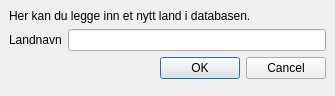
<?xml version="1.0" encoding="UTF-8"?>
<!--
Copyright (c) 2017, Anders Bolt-Evensen
All rights reserved.

Redistribution and use in source and binary forms, with or without
modification, are permitted provided that the following conditions are met:
    1. Redistributions of source code must retain the above copyright
       notice, this list of conditions and the following disclaimer.
    2. Redistributions in binary form must reproduce the above copyright
       notice, this list of conditions and the following disclaimer in the
       documentation and/or other materials provided with the distribution.

THIS SOFTWARE IS PROVIDED BY THE COPYRIGHT HOLDERS AND CONTRIBUTORS "AS IS" AND
ANY EXPRESS OR IMPLIED WARRANTIES, INCLUDING, BUT NOT LIMITED TO, THE IMPLIED
WARRANTIES OF MERCHANTABILITY AND FITNESS FOR A PARTICULAR PURPOSE ARE
DISCLAIMED. IN NO EVENT SHALL ANDERS BOLT-EVENSEN BE LIABLE FOR ANY
DIRECT, INDIRECT, INCIDENTAL, SPECIAL, EXEMPLARY, OR CONSEQUENTIAL DAMAGES
(INCLUDING, BUT NOT LIMITED TO, PROCUREMENT OF SUBSTITUTE GOODS OR SERVICES;
LOSS OF USE, DATA, OR PROFITS; OR BUSINESS INTERRUPTION) HOWEVER CAUSED AND
ON ANY THEORY OF LIABILITY, WHETHER IN CONTRACT, STRICT LIABILITY, OR TORT
(INCLUDING NEGLIGENCE OR OTHERWISE) ARISING IN ANY WAY OUT OF THE USE OF THIS
SOFTWARE, EVEN IF ADVISED OF THE POSSIBILITY OF SUCH DAMAGE.
-->
<ui version="4.0">
 <class>NewCountry</class>
 <widget class="QMainWindow" name="NewCountry">
  <property name="geometry">
   <rect>
    <x>0</x>
    <y>0</y>
    <width>335</width>
    <height>96</height>
   </rect>
  </property>
  <property name="minimumSize">
   <size>
    <width>335</width>
    <height>96</height>
   </size>
  </property>
  <property name="windowTitle">
   <string>MainWindow</string>
  </property>
  <widget class="QWidget" name="centralwidget">
   <layout class="QFormLayout" name="formLayout">
    <item row="0" column="0" colspan="2">
     <widget class="QLabel" name="labelInfo">
      <property name="text">
       <string>Her kan du legge inn et nytt land i databasen.</string>
      </property>
     </widget>
    </item>
    <item row="1" column="0">
     <widget class="QLabel" name="labelCountryName">
      <property name="text">
       <string>Landnavn</string>
      </property>
     </widget>
    </item>
    <item row="1" column="1">
     <widget class="QLineEdit" name="lineEditCountryName"/>
    </item>
    <item row="2" column="0" colspan="2">
     <widget class="QDialogButtonBox" name="buttonBox">
      <property name="standardButtons">
       <set>QDialogButtonBox::Cancel|QDialogButtonBox::Ok</set>
      </property>
     </widget>
    </item>
   </layout>
  </widget>
 </widget>
 <resources/>
 <connections/>
</ui>
